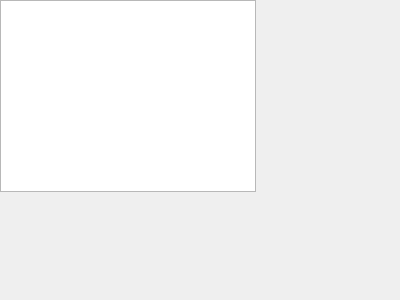
<?xml version="1.0" encoding="UTF-8"?>
<ui version="4.0">
    <class>WorkspacePanel</class>
    <widget class="ads::CDockWidget" name="WorkspacePanel">
        <property name="geometry">
            <rect>
                <x>0</x>
                <y>0</y>
                <width>400</width>
                <height>300</height>
            </rect>
        </property>
        <property name="windowTitle">
            <string>Workspace</string>
        </property>
        <widget class="QWidget" name="root" native="true">
            <property name="geometry">
                <rect>
                    <x>0</x>
                    <y>0</y>
                    <width>256</width>
                    <height>192</height>
                </rect>
            </property>
            <layout class="QHBoxLayout" name="horizontalLayout">
                <property name="spacing">
                    <number>0</number>
                </property>
                <property name="leftMargin">
                    <number>0</number>
                </property>
                <property name="topMargin">
                    <number>0</number>
                </property>
                <property name="rightMargin">
                    <number>0</number>
                </property>
                <property name="bottomMargin">
                    <number>0</number>
                </property>
                <item>
                    <widget class="QTreeView" name="tw_FileBrowser" />
                </item>
            </layout>
        </widget>
    </widget>
    <customwidgets>
        <customwidget>
            <class>ads::CDockWidget</class>
            <extends>QFrame</extends>
            <header location="global">DockWidget.h</header>
            <container>1</container>
        </customwidget>
    </customwidgets>
    <resources />
    <connections />
</ui>
